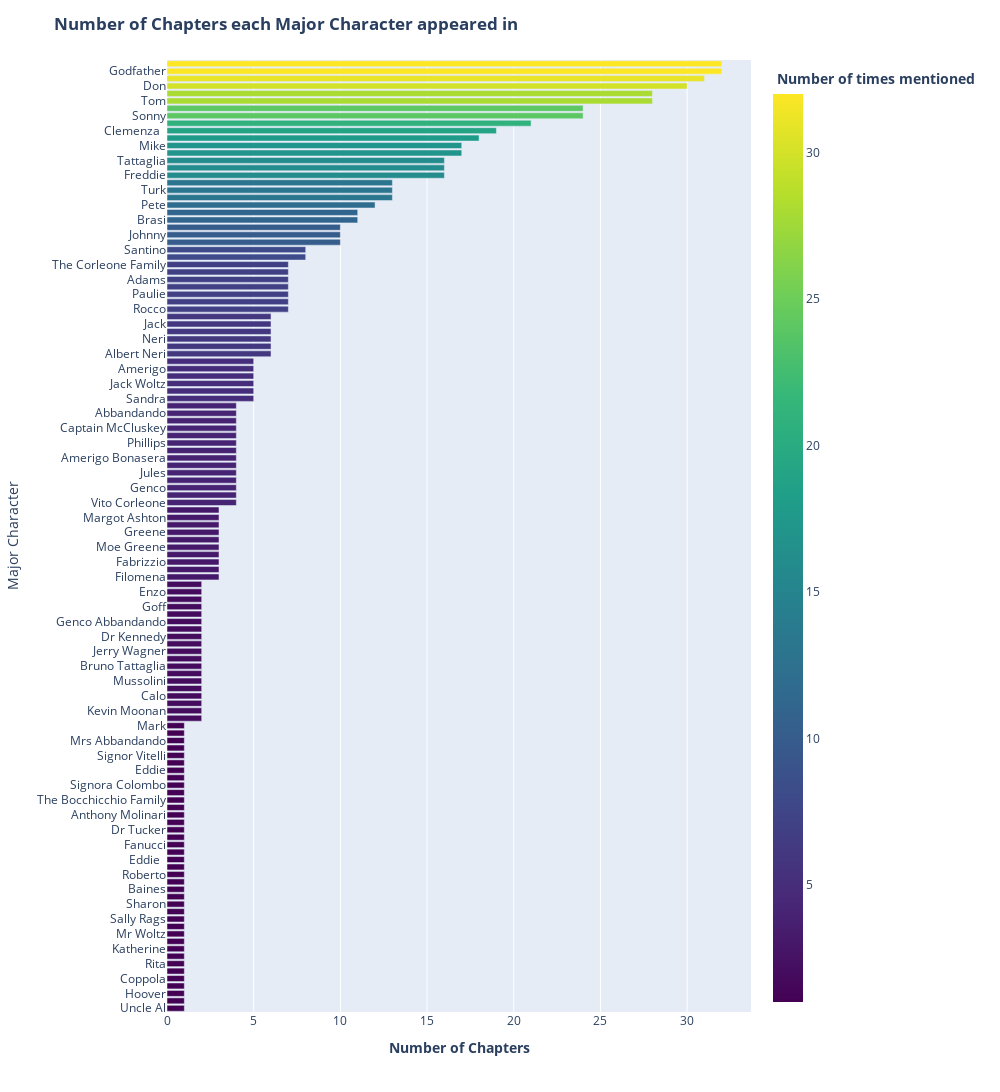

Notebook cell for this chart:
### Code cell
plt.plot_ctper(xters_chpts, 'Major Character', px.colors.sequential.Viridis)

### Figure 1 — Plotly figure (JSON) as saved in the notebook; plotly's stock layout.template omitted (floating-point values rounded to 4 significant figures; data arrays with more than 128 entries replaced by an {"elided": "..."} marker saying what was removed)
{"data": [{"alignmentgroup": "True", "customdata": {"elided": "128x2 mixed values"}, "hovertemplate": "<b> Number of times mentioned <b>=%{marker.color}<br>Major Character=%{customdata[0]}<extra></extra>", "legendgroup": "", "marker": {"color": [1, 1, 1, 1, 1, 1, 1, 1, 1, 1, 1, 1, 1, 1, 1, 1, 1, 1, 1, 1, 1, 1, 1, 1, 1, 1, 1, 1, 1, 1, 1, 1, 1, 1, 1, 1, 1, 1, 1, 2, 2, 2, 2, 2, 2, 2, 2, 2, 2, 2, 2, 2, 2, 2, 2, 2, 2, 2, 3, 3, 3, 3, 3, 3, 3, 3, 3, 3, 4, 4, 4, 4, 4, 4, 4, 4, 4, 4, 4, 4, 4, 4, 5, 5, 5, 5, 5, 5, 6, 6, 6, 6, 6, 6, 7, 7, 7, 7, 7, 7, 7, 8, 8, 10, 10, 10, 11, 11, 12, 13, 13, 13, 16, 16, 16, 17, 17, 18, 19, 21, 24, 24, 28, 28, 30, 31, 32, 32], "coloraxis": "coloraxis"}, "name": "", "offsetgroup": "", "orientation": "h", "showlegend": false, "textposition": "auto", "type": "bar", "x": [1, 1, 1, 1, 1, 1, 1, 1, 1, 1, 1, 1, 1, 1, 1, 1, 1, 1, 1, 1, 1, 1, 1, 1, 1, 1, 1, 1, 1, 1, 1, 1, 1, 1, 1, 1, 1, 1, 1, 2, 2, 2, 2, 2, 2, 2, 2, 2, 2, 2, 2, 2, 2, 2, 2, 2, 2, 2, 3, 3, 3, 3, 3, 3, 3, 3, 3, 3, 4, 4, 4, 4, 4, 4, 4, 4, 4, 4, 4, 4, 4, 4, 5, 5, 5, 5, 5, 5, 6, 6, 6, 6, 6, 6, 7, 7, 7, 7, 7, 7, 7, 8, 8, 10, 10, 10, 11, 11, 12, 13, 13, 13, 16, 16, 16, 17, 17, 18, 19, 21, 24, 24, 28, 28, 30, 31, 32, 32], "xaxis": "x", "y": ["Uncle Al", "Mark McCluskey", "Hoover", "Les Halley", "Coppola", "Anthony Coppola", "Rita", "Dr Kellner", "Katherine", "Tramonti", "Mr Woltz", "Zaluchi", "Sally Rags", "Tina", "Sharon", "Kellner", "Baines", "Deanna Dunn", "Roberto", "Felix", "Eddie  ", "Eddie Neils", "Fanucci", "Mrs Colombo", "Dr Tucker", "Cuneo", "Anthony Molinari", "Hamilton", "The Bocchicchio Family", "Salvatore  Maranzano", "Signora Colombo", "Deanna  Dunn", "Eddie", "Roy  McElroy", "Signor Vitelli", "Mama  Corleone", "Mrs Abbandando", "J. Edgar Hoover", "Mark", "Hitler", "Kevin Moonan", "Al Neri", "Calo", "Wagner", "Mussolini", "Theresa", "Bruno Tattaglia", "Billy Goff", "Jerry Wagner", "Moe  Greene", "Dr Kennedy", "The Tattaglia Family", "Genco Abbandando", "Capone", "Goff", "Bocchicchio", "Enzo", "Dr Taza", "Filomena", "Phillip Tattaglia", "Fabrizzio", "Ginny", "Moe Greene", "Mrs Corleone", "Greene", "Virgil Sollozzo", "Margot Ashton", "Moe", "Vito Corleone", "Vito", "Genco", "Mama Corleone", "Jules", "Nazorine", "Amerigo Bonasera", "Barzini", "Phillips", "Albert  Neri", "Captain McCluskey", "Bruno", "Abbandando", "Apollonia", "Sandra", "Fredo", "Jack Woltz", "McCluskey", "Amerigo", "Woltz", "Albert Neri", "Gatto", "Neri", "Valenti", "Jack", "Mancini", "Rocco", "Nino", "Paulie", "Rocco Lampone", "Adams", "Lampone", "The Corleone Family", "Lucy", "Santino", "Fontane", "Johnny", "Rizzi", "Brasi", "Carlo", "Pete", "Kay", "Turk", "Luca", "Freddie", "Connie", "Tattaglia", "Fred", "Mike", "Sollozzo", "Clemenza  ", "Clemenza", "Sonny", "Michael", "Tom", "Hagen", "Don", "Corleone", "Godfather", "Mario Puzo"], "yaxis": "y"}], "layout": {"barmode": "relative", "coloraxis": {"colorbar": {"title": {"text": "<b> Number of times mentioned <b>"}}, "colorscale": [[0, "#440154"], [0.1111, "#482878"], [0.2222, "#3e4989"], [0.3333, "#31688e"], [0.4444, "#26828e"], [0.5556, "#1f9e89"], [0.6667, "#35b779"], [0.7778, "#6ece58"], [0.8889, "#b5de2b"], [1, "#fde725"]]}, "height": 2000, "legend": {"tracegroupgap": 0}, "margin": {"t": 60}, "title": {"text": "<b> Number of Chapters each Major Character appeared in <b>"}, "width": 1000, "xaxis": {"anchor": "y", "domain": [0, 1], "title": {"text": "<b> Number of Chapters <b>"}}, "yaxis": {"anchor": "x", "domain": [0, 1], "title": {"text": "Major Character"}}}}
